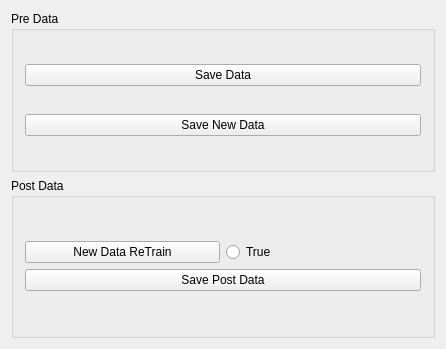
<?xml version="1.0" encoding="UTF-8"?>
<ui version="4.0">
 <class>GuiDataSet</class>
 <widget class="QWidget" name="GuiDataSet">
  <property name="geometry">
   <rect>
    <x>0</x>
    <y>0</y>
    <width>446</width>
    <height>349</height>
   </rect>
  </property>
  <property name="windowTitle">
   <string>GuiDataSet</string>
  </property>
  <layout class="QGridLayout" name="gridLayout_3">
   <item row="0" column="0">
    <widget class="QGroupBox" name="groupBox_2">
     <property name="title">
      <string>Pre Data</string>
     </property>
     <layout class="QGridLayout" name="gridLayout_2">
      <item row="0" column="0">
       <widget class="QPushButton" name="btn_savedata">
        <property name="text">
         <string>Save Data</string>
        </property>
       </widget>
      </item>
      <item row="1" column="0">
       <widget class="QPushButton" name="btn_savenewdata">
        <property name="text">
         <string>Save New Data</string>
        </property>
       </widget>
      </item>
     </layout>
    </widget>
   </item>
   <item row="1" column="0">
    <widget class="QGroupBox" name="groupBox">
     <property name="title">
      <string>Post Data</string>
     </property>
     <layout class="QGridLayout" name="gridLayout">
      <item row="0" column="0">
       <layout class="QVBoxLayout" name="verticalLayout">
        <item>
         <layout class="QHBoxLayout" name="horizontalLayout">
          <item>
           <widget class="QPushButton" name="btn_retraindata">
            <property name="text">
             <string>New Data ReTrain</string>
            </property>
           </widget>
          </item>
          <item>
           <widget class="QRadioButton" name="radio_true">
            <property name="text">
             <string>True</string>
            </property>
           </widget>
          </item>
         </layout>
        </item>
        <item>
         <widget class="QPushButton" name="btn_postsave">
          <property name="text">
           <string>Save Post Data</string>
          </property>
         </widget>
        </item>
       </layout>
      </item>
     </layout>
    </widget>
   </item>
  </layout>
 </widget>
 <layoutdefault spacing="6" margin="11"/>
 <resources/>
 <connections/>
</ui>
